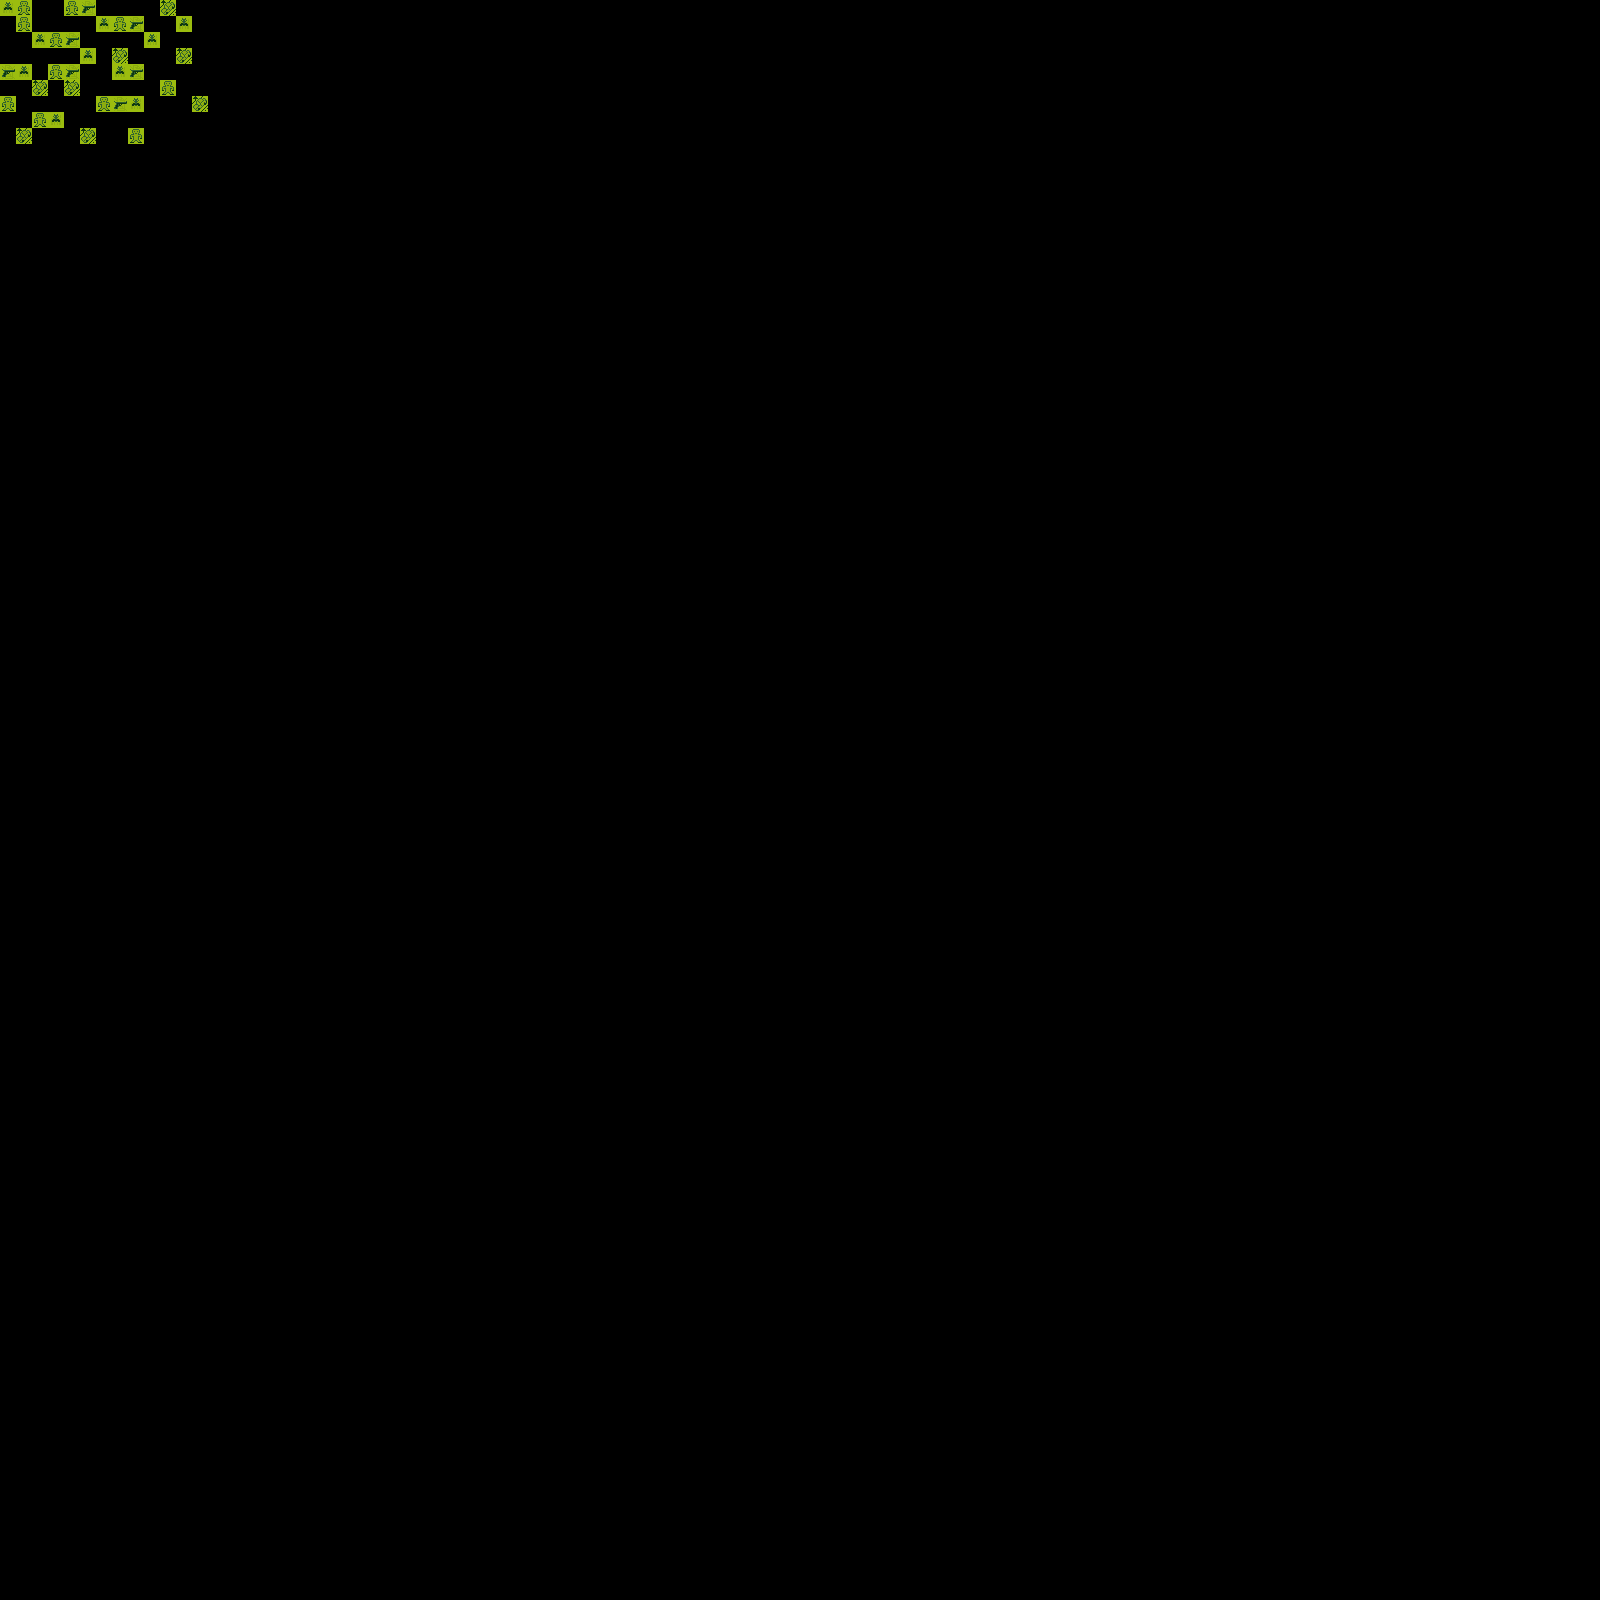

Below is a game level as drawn by its tile map, then a one-line description and the .tmx that defines it (tile-layer data replaced by summaries):
An orthogonal 100x100 tile map with 16x16 px tiles, 1 tile layer (Tile Layer 1).

<map version="1.4" tiledversion="1.4.2" orientation="orthogonal" renderorder="left-up" width="100" height="100" tilewidth="16" tileheight="16" infinite="0" nextlayerid="2" nextobjectid="1">
 <tileset firstgid="1" source="tileset.tsx" />
 <layer id="1" name="Tile Layer 1" width="100" height="100">
  <data>[10000 cells, 36 non-empty, 4 distinct tile ids]</data>
 </layer>
</map>
